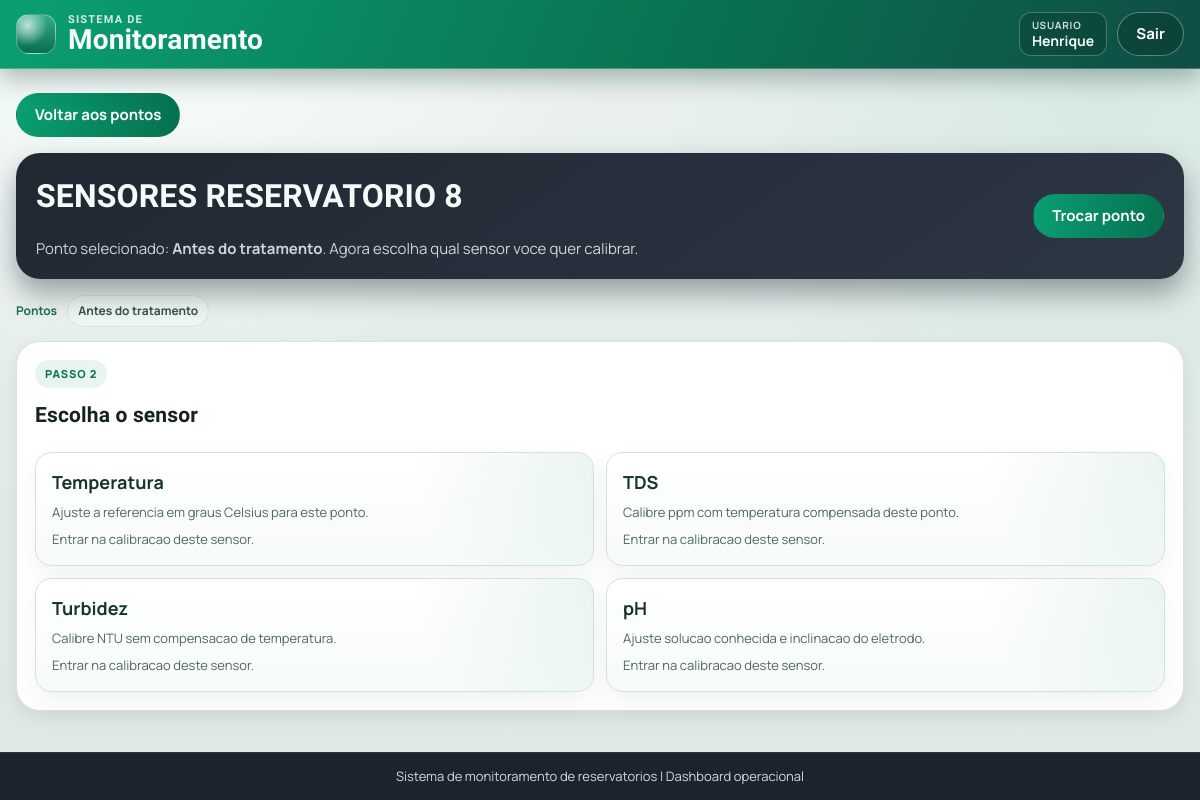
Page /reservatorios/8/calibracao/antes_tratamento/ (signed in) on the committed database.
### app/models.py (models this page shows, shortened)
class Reservatorio(models.Model):
    STATUS_BOM = "bom"
    STATUS_ATENCAO = "atencao"
    STATUS_PERIGO = "perigo"
    FAIXA_PADRAO_PPM_TDS_MIN = 0.0
    FAIXA_PADRAO_PPM_TDS_MAX = 500.0
    FAIXA_PADRAO_NTU_TURBIDEZ_MIN = 0.0
    FAIXA_PADRAO_NTU_TURBIDEZ_MAX = 5.0
    FAIXA_PADRAO_CELSIUS_TEMPERATURA_MIN = 5.0
    FAIXA_PADRAO_CELSIUS_TEMPERATURA_MAX = 30.0
    FAIXA_PADRAO_PH_MIN = 6.0
    FAIXA_PADRAO_PH_MAX = 9.5
    META_PADRAO_PPM_TDS = 600.0
    META_PADRAO_NTU_TURBIDEZ = 1.5
    META_PADRAO_CELSIUS_TEMPERATURA = 25.0
    META_PADRAO_PH = 7.0
    STATUS_CHOICES = (
        (STATUS_BOM, "Bom"),
        (STATUS_ATENCAO, "Atencao"),
        (STATUS_PERIGO, "Perigo"),
    )
    usuario = models.ForeignKey(
        settings.AUTH_USER_MODEL,
        on_delete=models.CASCADE,
        related_name="reservatorios",
    )
    nome = models.CharField(max_length=120, unique=True)
    status = models.CharField(max_length=20, choices=STATUS_CHOICES, default=STATUS_BOM)
    faixa_ppm_tds_min = models.FloatField(default=FAIXA_PADRAO_PPM_TDS_MIN)
    faixa_ppm_tds_max = models.FloatField(default=FAIXA_PADRAO_PPM_TDS_MAX)
    faixa_ntu_turbidez_min = models.FloatField(default=FAIXA_PADRAO_NTU_TURBIDEZ_MIN)
    faixa_ntu_turbidez_max = models.FloatField(default=FAIXA_PADRAO_NTU_TURBIDEZ_MAX)
    faixa_celsius_temperatura_min = models.FloatField(default=FAIXA_PADRAO_CELSIUS_TEMPERATURA_MIN)
    faixa_celsius_temperatura_max = models.FloatField(default=FAIXA_PADRAO_CELSIUS_TEMPERATURA_MAX)
    faixa_ph_min = models.FloatField(default=FAIXA_PADRAO_PH_MIN)
    faixa_ph_max = models.FloatField(default=FAIXA_PADRAO_PH_MAX)
    meta_ppm_tds = models.FloatField(default=META_PADRAO_PPM_TDS)
    meta_ntu_turbidez = models.FloatField(default=META_PADRAO_NTU_TURBIDEZ)
    meta_celsius_temperatura = models.FloatField(default=META_PADRAO_CELSIUS_TEMPERATURA)
    meta_ph = models.FloatField(default=META_PADRAO_PH)
    created_at = models.DateTimeField(auto_now_add=True)
    updated_at = models.DateTimeField(auto_now=True)
    class Meta:
        ordering = ["nome"]
    @classmethod
    def obter_por_id(cls, reservatorio_id, usuario=None):
        reservatorio_id = cls._normalizar_id(reservatorio_id)
        if reservatorio_id is None:
            return None
        queryset = cls.objects.filter(id=reservatorio_id)
        if usuario is not None:
            queryset = queryset.filter(usuario=usuario)
        return queryset.first()
    def garantir_pontos_monitoramento(self):
        for tipo in PontoMonitoramento.TIPOS:
            PontoMonitoramento.objects.get_or_create(
                reservatorio=self,
                tipo=tipo,
            )
    def obter_ponto_monitoramento(self, tipo):
        tipo_normalizado = PontoMonitoramento.normalizar_tipo(tipo)
        return self.pontos_monitoramento.filter(tipo=tipo_normalizado).first()
    @staticmethod
    def _normalizar_id(reservatorio_id):
        if isinstance(reservatorio_id, int):
            return reservatorio_id if reservatorio_id > 0 else None
        if isinstance(reservatorio_id, str) and reservatorio_id.isdigit():
            return int(reservatorio_id)
        return None

class PontoMonitoramento(models.Model):
    TIPO_ANTES = "antes_tratamento"
    TIPO_DEPOIS = "depois_tratamento"
    TEMPERATURA_INCLINACAO_PADRAO = 1.0
    PH_VOLTAGEM_REFERENCIA_7_PADRAO = 2.39
    PH_INCLINACAO_PADRAO = 0.23
    TDS_INCLINACAO_PADRAO = 1.0
    TURBIDEZ_INCLINACAO_PADRAO = 1.0
    TDS_ALVO_CALIBRACAO_PADRAO = 40.0
    TURBIDEZ_ALVO_CALIBRACAO_PADRAO = 0.4
    TIPOS = (
        TIPO_ANTES,
        TIPO_DEPOIS,
    )
    TIPO_CHOICES = (
        (TIPO_ANTES, "Antes do tratamento"),
        (TIPO_DEPOIS, "Depois do tratamento"),
    )
    reservatorio = models.ForeignKey(
        Reservatorio,
        on_delete=models.CASCADE,
        related_name="pontos_monitoramento",
    )
    tipo = models.CharField(max_length=32, choices=TIPO_CHOICES)
    status_atual = models.CharField(
        max_length=20,
        choices=Reservatorio.STATUS_CHOICES,
        default=Reservatorio.STATUS_BOM,
    )
    confianca_status = models.FloatField(null=True, blank=True)
    modelo_versao = models.CharField(max_length=64, blank=True, default="")
    temperatura_inclinacao = models.FloatField(default=TEMPERATURA_INCLINACAO_PADRAO)
    temperatura_offset_c = models.FloatField(default=0.0)
    temperatura_valor_referencia_c = models.FloatField(null=True, blank=True)
    temperatura_bruta_referencia_c = models.FloatField(null=True, blank=True)
    temperatura_calibrado_em = models.DateTimeField(null=True, blank=True)
    ph_voltagem_referencia_7 = models.FloatField(default=PH_VOLTAGEM_REFERENCIA_7_PADRAO)
    ph_inclinacao = models.FloatField(default=PH_INCLINACAO_PADRAO)
    ph_temperatura_calibracao_c = models.FloatField(default=25.0)
    ph_calibrado_em = models.DateTimeField(null=True, blank=True)
    tds_inclinacao = models.FloatField(default=TDS_INCLINACAO_PADRAO)
    tds_offset_ppm = models.FloatField(default=0.0)
    tds_calibrado_em = models.DateTimeField(null=True, blank=True)
    turbidez_inclinacao = models.FloatField(default=TURBIDEZ_INCLINACAO_PADRAO)
    turbidez_offset_ntu = models.FloatField(default=0.0)
    turbidez_calibrado_em = models.DateTimeField(null=True, blank=True)
    tds_alvo_calibracao_ppm = models.FloatField(default=TDS_ALVO_CALIBRACAO_PADRAO)
    turbidez_alvo_calibracao_ntu = models.FloatField(default=TURBIDEZ_ALVO_CALIBRACAO_PADRAO)
    tds_adc_calibracao = models.IntegerField(null=True, blank=True)
    turbidez_adc_calibracao = models.IntegerField(null=True, blank=True)
    agua_calibrado_em = models.DateTimeField(null=True, blank=True)
    created_at = models.DateTimeField(auto_now_add=True)
    updated_at = models.DateTimeField(auto_now=True)
    class Meta:
        ordering = ["reservatorio_id", "tipo"]
        constraints = [
            models.UniqueConstraint(
                fields=["reservatorio", "tipo"],
                name="uq_ponto_monitoramento_reservatorio_tipo",
            ),
        ]
    @classmethod
    def normalizar_tipo(cls, tipo):
        if not isinstance(tipo, str):
            raise ValueError("ponto_tipo invalido")
        tipo_normalizado = tipo.strip().lower()
        validos = {item[0] for item in cls.TIPO_CHOICES}
        if tipo_normalizado not in validos:
            raise ValueError("ponto_tipo invalido")
        return tipo_normalizado

### app/views.py (the view)
@login_required(login_url="entrar")
@require_http_methods(["GET"])
def reservatorio_calibracao_ponto(request, reservatorio_id, ponto_tipo):
    reservatorio = Reservatorio.obter_por_id(reservatorio_id, usuario=request.user)
    if reservatorio is None:
        messages.error(request, "Reservatorio nao encontrado.")
        return redirect("index")
    reservatorio.garantir_pontos_monitoramento()
    ponto_antes = reservatorio.obter_ponto_monitoramento(PontoMonitoramento.TIPO_ANTES)
    ponto_depois = reservatorio.obter_ponto_monitoramento(PontoMonitoramento.TIPO_DEPOIS)
    ponto_selecionado = _normalizar_ponto_calibracao(
        ponto_tipo,
        padrao=PontoMonitoramento.TIPO_ANTES,
    )
    ponto_calibracao = (
        ponto_antes if ponto_selecionado == PontoMonitoramento.TIPO_ANTES else ponto_depois
    )
    return render(
        request,
        "reservatorio/calibracao_ponto.html",
        {
            **_contexto_calibracao_reservatorio(
                reservatorio,
                ponto_antes=ponto_antes,
                ponto_depois=ponto_depois,
            ),
            "ponto_selecionado": ponto_selecionado,
            "ponto_calibracao": ponto_calibracao,
            "sensores_calibracao": _sensores_calibracao(),
        },
    )

### app/services/ingestao.py (called while the page is built)
def _calcular_tds_por_tensao(*, tds_tensao, temperatura):
    coeficiente_compensacao = 1.0 + 0.02 * (temperatura - 25.0)
    if coeficiente_compensacao == 0:
        raise IngestaoLeituraErro("campo invalido: temperatura")
    tensao_compensada = tds_tensao / coeficiente_compensacao
    tds = (
        133.42 * (tensao_compensada ** 3)
        - 255.86 * (tensao_compensada ** 2)
        + 857.39 * tensao_compensada
    ) * 0.5
    if not math.isfinite(tds):
        raise IngestaoLeituraErro("campo invalido: tds")
    return max(tds, 0.0)

def _calcular_turbidez_por_tensao(*, turbidez_tensao):
    if turbidez_tensao < 0:
        raise IngestaoLeituraErro("campo invalido: turbidez")
    return turbidez_tensao

def calcular_tds_por_adc(*, adc_tds, temperatura):
    tds_tensao = _adc_para_tensao(adc_tds, campo="adc_tds")
    return _calcular_tds_por_tensao(tds_tensao=tds_tensao, temperatura=temperatura)

def calcular_turbidez_por_adc(*, adc_turb):
    turbidez_tensao = _adc_para_tensao(adc_turb, campo="adc_turb")
    return _calcular_turbidez_por_tensao(turbidez_tensao=turbidez_tensao)

def _adc_para_tensao(adc, *, campo):
    if adc < 0 or adc > ADC_VALOR_MAXIMO:
        raise IngestaoLeituraErro(f"campo invalido: {campo}")
    return (adc * ADC_TENSAO_REFERENCIA) / ADC_VALOR_MAXIMO

### app/views.py (called while the page is built, shortened)
def _normalizar_ponto_calibracao(valor, *, padrao):
    try:
        return PontoMonitoramento.normalizar_tipo(valor or padrao)
    except ValueError:
        return padrao

def _sensores_calibracao():
    return list(SENSORES_CALIBRACAO)

def _contexto_calibracao_reservatorio(reservatorio, *, ponto_antes, ponto_depois):
    return {
        "reservatorio": reservatorio,
        "ponto_antes": ponto_antes,
        "ponto_depois": ponto_depois,
        "temperatura_calibracao_antes": _resumo_calibracao_temperatura(ponto_antes),
        "temperatura_calibracao_depois": _resumo_calibracao_temperatura(ponto_depois),
        "tds_calibracao_antes": _resumo_calibracao_tds(ponto_antes),
        "tds_calibracao_depois": _resumo_calibracao_tds(ponto_depois),
        "turbidez_calibracao_antes": _resumo_calibracao_turbidez(ponto_antes),
        "turbidez_calibracao_depois": _resumo_calibracao_turbidez(ponto_depois),
        "ph_calibracao_antes": _resumo_calibracao_ph(ponto_antes),
        "ph_calibracao_depois": _resumo_calibracao_ph(ponto_depois),
    }

def _normalizar_tensao(valor):
    if valor is None:
        return None

### app/templates/reservatorio/calibracao_ponto.html (shortened to what this page needs)
{% extends "blocos/base.html" %}
{% block content %}
<section class="message-wrap">
    <p><a class="btn-main" href="{% url 'reservatorio_calibracao' reservatorio.id %}">Voltar aos pontos</a></p>
</section>
<section class="detail-hero calibration-hero">
    <div class="detail-hero-copy">
        <h2>SENSORES {{ reservatorio.nome|upper }}</h2>
        <p class="index-hero-subtitle">
            Ponto selecionado: <strong>{{ ponto_calibracao.get_tipo_display }}</strong>. Agora escolha qual sensor voce quer calibrar.
        </p>
    </div>
    <div class="detail-hero-actions">
        <a class="btn-main" href="{% url 'reservatorio_calibracao' reservatorio.id %}">Trocar ponto</a>
    </div>
</section>
<nav class="calibration-breadcrumbs" aria-label="Etapas da calibracao">
    <a href="{% url 'reservatorio_calibracao' reservatorio.id %}">Pontos</a>
    <span>{{ ponto_calibracao.get_tipo_display }}</span>
</nav>
<section class="panel calibration-page-panel">
    <div class="calibration-step-kicker">Passo 2</div>
    <h3>Escolha o sensor</h3>
    <div class="calibration-choice-grid calibration-choice-grid-sensors">
        {% for sensor in sensores_calibracao %}
        <a class="calibration-choice-card"
            href="{% url 'reservatorio_calibracao_sensor' reservatorio.id ponto_calibracao.tipo sensor.id %}">
            <strong>{{ sensor.nome }}</strong>
            <span>{{ sensor.descricao }}</span>
            <span>Entrar na calibracao deste sensor.</span>
        </a>
        {% endfor %}
    </div>
</section>
{% endblock %}

### app/templates/blocos/nav_bar.html (shortened to what this page needs)
<header class="top-nav">
    <div class="top-nav-inner">
        <div class="top-nav-left">
            <a class="brand-link" href="{% if request.user.is_authenticated %}{% url 'index' %}{% else %}{% url 'entrar' %}{% endif %}">
                <span class="brand-mark" aria-hidden="true"></span>
                <h1 class="brand">
                    <span class="brand-kicker">SISTEMA DE</span>
                    <span class="brand-title">Monitoramento</span>
                </h1>
            </a>
        </div>
        <div class="top-nav-right">
            {% if request.user.is_authenticated %}
                <span class="user-chip">
                    <span class="user-chip-label">Usuario</span>
                    <strong>{{ request.user.username }}</strong>
                </span>
                <form method="post" action="{% url 'sair' %}">
                    <button class="btn-sair" type="submit">Sair</button>
                </form>
            {% else %}
                <a class="btn-sair" href="{% url 'entrar' %}">Entrar</a>
            {% endif %}
        </div>
    </div>
</header>

### static/css/tokens.css (style rules this page uses)
:root { --font-sans: "Manrope", "Plus Jakarta Sans", "Segoe UI", sans-serif; --font-display: "Sora", "Manrope", "Segoe UI", sans-serif; --color-canvas: #eaf1ef; --color-canvas-strong: #dde7e4; --color-surface: #ffffff; --color-surface-muted: #f5f8f7; --color-surface-dark: #202833; --color-text: #16221e; --color-text-muted: #5a6a65; --color-text-inverse: #f4fbf8; --color-border: #d8e3df; --color-border-strong: #bccbc5; --color-accent: #0a9f71; --color-accent-dark: #06704f; --color-accent-soft: #def4eb; --color-danger: #dc3f3f; --color-status-bom: #0da566; --color-status-atencao: #dd7a00; --color-status-perigo: #cf3434; --radius-xs: 8px; --radius-sm: 12px; --radius-md: 18px; --radius-lg: 24px; --radius-pill: 999px; --shadow-sm: 0 6px 16px rgba(18, 41, 33, 0.08); --shadow-md: 0 12px 28px rgba(15, 33, 27, 0.14); --shadow-dark: 0 14px 28px rgba(5, 14, 21, 0.36); --ease-standard: 180ms ease; }

### static/css/foundation.css (style rules this page uses)
* { box-sizing: border-box; }
html, body { min-height: 100%; }
body { margin: 0; font-family: var(--font-sans); color: var(--color-text); background: radial-gradient(circle at 12% -10%, #f9fffd 0%, transparent 36%), radial-gradient(circle at 92% 12%, rgba(10, 159, 113, 0.08) 0%, transparent 34%), linear-gradient(180deg, var(--color-canvas) 0%, var(--color-canvas-strong) 100%); line-height: 1.45; }
a { color: inherit; }
h1, h2, h3, h4, h5, h6 { margin: 0; font-family: var(--font-display); letter-spacing: 0.15px; }
p { margin: 0; }
button, input, select, textarea { font: inherit; }

### static/css/layout.css (style rules this page uses)
.top-nav { position: sticky; top: 0; z-index: 100; color: var(--color-text-inverse); padding: 12px 16px; border-bottom: 1px solid rgba(255, 255, 255, 0.24); background: linear-gradient(112deg, #0b9f73 0%, #097654 52%, #0f4d45 100%); box-shadow: 0 10px 24px rgba(8, 39, 29, 0.3); backdrop-filter: blur(5px); }
.top-nav-inner { width: min(1440px, 100%); margin: 0 auto; display: flex; align-items: center; justify-content: space-between; gap: 14px; flex-wrap: wrap; }
.top-nav-left { display: flex; align-items: center; gap: 14px; min-width: 0; }
.brand-link { text-decoration: none; display: inline-flex; align-items: center; gap: 12px; }
.brand-mark { width: 40px; height: 40px; border-radius: 13px; background: radial-gradient(circle at 28% 28%, rgba(255, 255, 255, 0.7), transparent 52%), linear-gradient(180deg, rgba(255, 255, 255, 0.18), rgba(1, 16, 14, 0.32)); border: 1px solid rgba(255, 255, 255, 0.34); }
.brand { line-height: 1.05; }
.brand-kicker { display: block; font-size: 11px; letter-spacing: 1.2px; opacity: 0.86; }
.brand-title { display: block; font-size: 28px; font-weight: 800; }
.top-nav-right { display: flex; align-items: center; gap: 10px; margin-left: auto; }
.top-nav-right form { margin: 0; }

### rows in the picture
Reservatorio: nome "RESERVATORIO 8"
PontoMonitoramento: tipo "Antes do tratamento"

### other values in the picture
{{ request.user.username }} "Henrique"
{{ sensor.nome }} "Temperatura" "TDS" "Turbidez" "pH"
{{ sensor.descricao }} "Ajuste a referencia em graus Celsius para este ponto." "Calibre ppm com temperatura compensada deste ponto." "Calibre NTU sem compensacao de temperatura." "Ajuste solucao conhecida e inclinacao do eletrodo."
